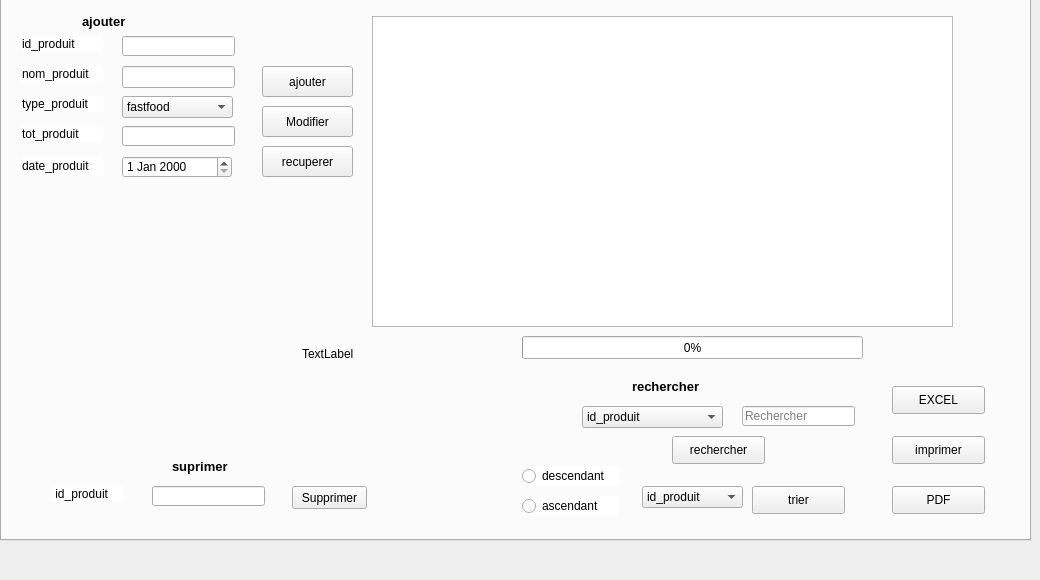
   <widget class="QWidget" name="tab_2">
    <attribute name="title">
     <string>Gestion produit</string>
    </attribute>
    <widget class="QTabWidget" name="affichage2">
     <property name="geometry">
      <rect>
       <x>0</x>
       <y>-30</y>
       <width>1031</width>
       <height>571</height>
      </rect>
     </property>
     <property name="currentIndex">
      <number>0</number>
     </property>
     <widget class="QWidget" name="tab_11">
      <attribute name="title">
       <string>Ajout</string>
      </attribute>
      <widget class="QLineEdit" name="le_id_produit">
       <property name="geometry">
        <rect>
         <x>120</x>
         <y>40</y>
         <width>113</width>
         <height>20</height>
        </rect>
       </property>
      </widget>
      <widget class="QPushButton" name="ajouter1">
       <property name="geometry">
        <rect>
         <x>260</x>
         <y>70</y>
         <width>91</width>
         <height>31</height>
        </rect>
       </property>
       <property name="accessibleDescription">
        <string/>
       </property>
       <property name="styleSheet">
        <string notr="true">￼</string>
       </property>
       <property name="text">
        <string>ajouter</string>
       </property>
       <property name="autoRepeat">
        <bool>false</bool>
       </property>
      </widget>
      <widget class="QLineEdit" name="le_tot_produit">
       <property name="geometry">
        <rect>
         <x>120</x>
         <y>130</y>
         <width>113</width>
         <height>20</height>
        </rect>
       </property>
      </widget>
      <widget class="QTableView" name="tab_produit">
       <property name="geometry">
        <rect>
         <x>370</x>
         <y>20</y>
         <width>581</width>
         <height>311</height>
        </rect>
       </property>
      </widget>
      <widget class="QLabel" name="label_41">
       <property name="geometry">
        <rect>
         <x>50</x>
         <y>490</y>
         <width>71</width>
         <height>16</height>
        </rect>
       </property>
       <property name="styleSheet">
        <string notr="true">background-color:tranparent;

border-image:url(:/image/888.jpg);

background:white;

border:none;

background-repeat:none;
</string>
       </property>
       <property name="text">
        <string> id_produit</string>
       </property>
      </widget>
      <widget class="QLineEdit" name="le_id_supprimer">
       <property name="geometry">
        <rect>
         <x>150</x>
         <y>490</y>
         <width>113</width>
         <height>20</height>
        </rect>
       </property>
      </widget>
      <widget class="QPushButton" name="supprimer_2">
       <property name="geometry">
        <rect>
         <x>290</x>
         <y>490</y>
         <width>75</width>
         <height>23</height>
        </rect>
       </property>
       <property name="text">
        <string>Supprimer</string>
       </property>
      </widget>
      <widget class="QLabel" name="label_4">
       <property name="geometry">
        <rect>
         <x>20</x>
         <y>40</y>
         <width>81</width>
         <height>16</height>
        </rect>
       </property>
       <property name="styleSheet">
        <string notr="true">background-color:tranparent;

border-image:url(:/image/888.jpg);

background:white;

border:none;

background-repeat:none;
</string>
       </property>
       <property name="text">
        <string>id_produit</string>
       </property>
      </widget>
      <widget class="QLabel" name="label_5">
       <property name="geometry">
        <rect>
         <x>20</x>
         <y>130</y>
         <width>81</width>
         <height>16</height>
        </rect>
       </property>
       <property name="styleSheet">
        <string notr="true">background-color:tranparent;

border-image:url(:/image/9999.jpg);

background:white;

border:none;

background-repeat:none;</string>
       </property>
       <property name="text">
        <string>tot_produit</string>
       </property>
      </widget>
      <widget class="QPushButton" name="modifier3_2">
       <property name="geometry">
        <rect>
         <x>260</x>
         <y>110</y>
         <width>91</width>
         <height>31</height>
        </rect>
       </property>
       <property name="text">
        <string>Modifier</string>
       </property>
      </widget>
      <widget class="QComboBox" name="cb_recherche_4">
       <property name="geometry">
        <rect>
         <x>580</x>
         <y>410</y>
         <width>141</width>
         <height>22</height>
        </rect>
       </property>
       <item>
        <property name="text">
         <string>id_produit</string>
        </property>
       </item>
       <item>
        <property name="text">
         <string>nom_produit</string>
        </property>
       </item>
       <item>
        <property name="text">
         <string>type_produit</string>
        </property>
       </item>
       <item>
        <property name="text">
         <string>tot_produit</string>
        </property>
       </item>
       <item>
        <property name="text">
         <string>produit_rester</string>
        </property>
       </item>
      </widget>
      <widget class="QLineEdit" name="le_recherche_4">
       <property name="geometry">
        <rect>
         <x>740</x>
         <y>410</y>
         <width>113</width>
         <height>20</height>
        </rect>
       </property>
       <property name="placeholderText">
        <string>Rechercher</string>
       </property>
      </widget>
      <widget class="QPushButton" name="pushButton_4">
       <property name="geometry">
        <rect>
         <x>670</x>
         <y>440</y>
         <width>93</width>
         <height>28</height>
        </rect>
       </property>
       <property name="text">
        <string>rechercher</string>
       </property>
      </widget>
      <widget class="QPushButton" name="EXCEL_3">
       <property name="geometry">
        <rect>
         <x>890</x>
         <y>390</y>
         <width>93</width>
         <height>28</height>
        </rect>
       </property>
       <property name="text">
        <string>EXCEL</string>
       </property>
      </widget>
      <widget class="QLabel" name="label_27">
       <property name="geometry">
        <rect>
         <x>20</x>
         <y>100</y>
         <width>81</width>
         <height>16</height>
        </rect>
       </property>
       <property name="styleSheet">
        <string notr="true">background-color:tranparent;

border-image:url(:/image/888.jpg);

background:white;

border:none;

background-repeat:none;

</string>
       </property>
       <property name="text">
        <string>type_produit</string>
       </property>
      </widget>
      <widget class="QPushButton" name="pushButton_9">
       <property name="geometry">
        <rect>
         <x>750</x>
         <y>490</y>
         <width>93</width>
         <height>28</height>
        </rect>
       </property>
       <property name="text">
        <string>trier</string>
       </property>
      </widget>
      <widget class="QComboBox" name="trieprod">
       <property name="geometry">
        <rect>
         <x>640</x>
         <y>490</y>
         <width>101</width>
         <height>22</height>
        </rect>
       </property>
       <item>
        <property name="text">
         <string>id_produit</string>
        </property>
       </item>
       <item>
        <property name="text">
         <string>nom_produit</string>
        </property>
       </item>
       <item>
        <property name="text">
         <string>type_produit</string>
        </property>
       </item>
       <item>
        <property name="text">
         <string>tot_produit</string>
        </property>
       </item>
       <item>
        <property name="text">
         <string>produit_rester</string>
        </property>
       </item>
      </widget>
      <widget class="QLabel" name="label_30">
       <property name="geometry">
        <rect>
         <x>-10</x>
         <y>0</y>
         <width>1001</width>
         <height>541</height>
        </rect>
       </property>
       <property name="styleSheet">
        <string notr="true">background-color:tranparent;

border-image:url(:/image/back,,.jpg);

background:none;

border:none;

background-repeat:none;</string>
       </property>
       <property name="text">
        <string/>
       </property>
      </widget>
      <widget class="QComboBox" name="letypeproduit">
       <property name="geometry">
        <rect>
         <x>120</x>
         <y>100</y>
         <width>111</width>
         <height>22</height>
        </rect>
       </property>
       <item>
        <property name="text">
         <string>fastfood</string>
        </property>
       </item>
       <item>
        <property name="text">
         <string>healthyfood</string>
        </property>
       </item>
       <item>
        <property name="text">
         <string>Others</string>
        </property>
       </item>
      </widget>
      <widget class="QPushButton" name="pushButton_5">
       <property name="geometry">
        <rect>
         <x>260</x>
         <y>150</y>
         <width>91</width>
         <height>31</height>
        </rect>
       </property>
       <property name="text">
        <string>recuperer</string>
       </property>
      </widget>
      <widget class="QRadioButton" name="desc2">
       <property name="geometry">
        <rect>
         <x>520</x>
         <y>470</y>
         <width>97</width>
         <height>20</height>
        </rect>
       </property>
       <property name="styleSheet">
        <string notr="true">background-color:tranparent;

border-image:url(:/image/888.jpg);

background:white;

border:none;

background-repeat:none;

</string>
       </property>
       <property name="text">
        <string>descendant </string>
       </property>
      </widget>
      <widget class="QRadioButton" name="asc2">
       <property name="geometry">
        <rect>
         <x>520</x>
         <y>500</y>
         <width>97</width>
         <height>20</height>
        </rect>
       </property>
       <property name="styleSheet">
        <string notr="true">background-color:tranparent;

border-image:url(:/image/888.jpg);

background:white;

border:none;

background-repeat:none;

</string>
       </property>
       <property name="text">
        <string>ascendant</string>
       </property>
      </widget>
      <widget class="QLabel" name="label_14">
       <property name="geometry">
        <rect>
         <x>300</x>
         <y>350</y>
         <width>56</width>
         <height>16</height>
        </rect>
       </property>
       <property name="text">
        <string>TextLabel</string>
       </property>
      </widget>
      <widget class="QLabel" name="label_15">
       <property name="geometry">
        <rect>
         <x>20</x>
         <y>70</y>
         <width>81</width>
         <height>16</height>
        </rect>
       </property>
       <property name="styleSheet">
        <string notr="true">background-color:tranparent;

border-image:url(:/image/888.jpg);

background:white;

border:none;

background-repeat:none;
</string>
       </property>
       <property name="text">
        <string>nom_produit</string>
       </property>
      </widget>
      <widget class="QLineEdit" name="le_nom_produit">
       <property name="geometry">
        <rect>
         <x>120</x>
         <y>70</y>
         <width>113</width>
         <height>22</height>
        </rect>
       </property>
      </widget>
      <widget class="QLabel" name="label_16">
       <property name="geometry">
        <rect>
         <x>20</x>
         <y>160</y>
         <width>81</width>
         <height>20</height>
        </rect>
       </property>
       <property name="styleSheet">
        <string notr="true">background-color:tranparent;

border-image:url(:/image/445.jpg);

background:white;

border:none;

background-repeat:none;</string>
       </property>
       <property name="text">
        <string>date_produit</string>
       </property>
      </widget>
      <widget class="QPushButton" name="impression_3">
       <property name="geometry">
        <rect>
         <x>890</x>
         <y>440</y>
         <width>93</width>
         <height>28</height>
        </rect>
       </property>
       <property name="text">
        <string>imprimer</string>
       </property>
      </widget>
      <widget class="QPushButton" name="pdfff">
       <property name="geometry">
        <rect>
         <x>890</x>
         <y>490</y>
         <width>93</width>
         <height>28</height>
        </rect>
       </property>
       <property name="text">
        <string>PDF</string>
       </property>
      </widget>
      <widget class="QProgressBar" name="progressBar_3">
       <property name="geometry">
        <rect>
         <x>520</x>
         <y>340</y>
         <width>341</width>
         <height>23</height>
        </rect>
       </property>
       <property name="value">
        <number>0</number>
       </property>
      </widget>
      <widget class="QLabel" name="label_46">
       <property name="geometry">
        <rect>
         <x>80</x>
         <y>15</y>
         <width>71</width>
         <height>21</height>
        </rect>
       </property>
       <property name="font">
        <font>
         <pointsize>10</pointsize>
         <weight>75</weight>
         <bold>true</bold>
        </font>
       </property>
       <property name="text">
        <string>ajouter</string>
       </property>
      </widget>
      <widget class="QLabel" name="label_48">
       <property name="geometry">
        <rect>
         <x>170</x>
         <y>460</y>
         <width>81</width>
         <height>21</height>
        </rect>
       </property>
       <property name="font">
        <font>
         <pointsize>10</pointsize>
         <weight>75</weight>
         <bold>true</bold>
        </font>
       </property>
       <property name="text">
        <string>suprimer</string>
       </property>
      </widget>
      <widget class="QLabel" name="label_49">
       <property name="geometry">
        <rect>
         <x>630</x>
         <y>380</y>
         <width>101</width>
         <height>20</height>
        </rect>
       </property>
       <property name="font">
        <font>
         <pointsize>10</pointsize>
         <weight>75</weight>
         <bold>true</bold>
        </font>
       </property>
       <property name="text">
        <string>rechercher</string>
       </property>
      </widget>
      <widget class="QDateEdit" name="dattes">
       <property name="geometry">
        <rect>
         <x>120</x>
         <y>160</y>
         <width>110</width>
         <height>22</height>
        </rect>
       </property>
      </widget>
      <zorder>label_30</zorder>
      <zorder>ajouter1</zorder>
      <zorder>pushButton_5</zorder>
      <zorder>le_id_produit</zorder>
      <zorder>le_tot_produit</zorder>
      <zorder>tab_produit</zorder>
      <zorder>label_41</zorder>
      <zorder>le_id_supprimer</zorder>
      <zorder>supprimer_2</zorder>
      <zorder>label_4</zorder>
      <zorder>label_5</zorder>
      <zorder>modifier3_2</zorder>
      <zorder>cb_recherche_4</zorder>
      <zorder>le_recherche_4</zorder>
      <zorder>pushButton_4</zorder>
      <zorder>EXCEL_3</zorder>
      <zorder>label_27</zorder>
      <zorder>pushButton_9</zorder>
      <zorder>trieprod</zorder>
      <zorder>letypeproduit</zorder>
      <zorder>desc2</zorder>
      <zorder>asc2</zorder>
      <zorder>label_14</zorder>
      <zorder>label_15</zorder>
      <zorder>le_nom_produit</zorder>
      <zorder>label_16</zorder>
      <zorder>impression_3</zorder>
      <zorder>pdfff</zorder>
      <zorder>progressBar_3</zorder>
      <zorder>label_46</zorder>
      <zorder>label_48</zorder>
      <zorder>label_49</zorder>
      <zorder>dattes</zorder>
     </widget>
    </widget>
   </widget>
